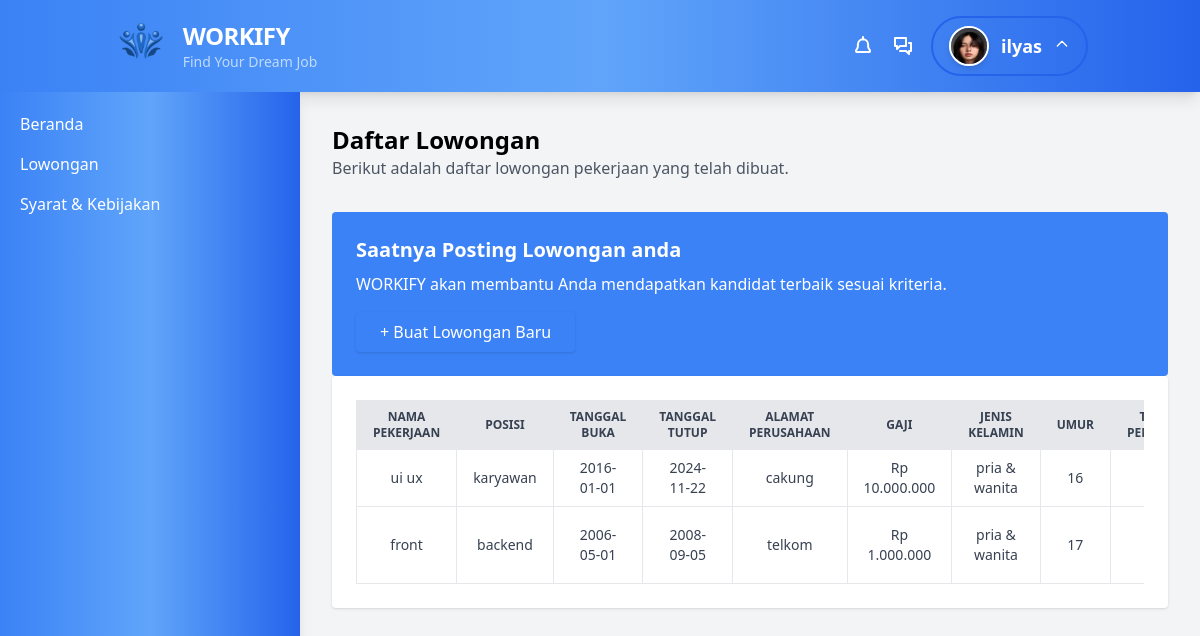
/perusahaan/lowongan/lowongan_tabel.php (signed in), run on the app's committed database.
### tables this page shows
CREATE TABLE `akun` (
  `id_akun` int(10) NOT NULL,
  `username` varchar(30) NOT NULL,
  `password` varchar(40) NOT NULL,
  `nama` varchar(50) NOT NULL,
  `role` enum('perusahaan','pengguna','','') NOT NULL,
  `email` varchar(50) NOT NULL
);

CREATE TABLE `lamaran` (
  `idloker` int(6) NOT NULL,
  `idpelamar` int(6) DEFAULT NULL,
  `idperusahaan` int(6) DEFAULT NULL,
  `tglbuka` date NOT NULL,
  `tglttp` date NOT NULL,
  `almtperusahaan` varchar(50) NOT NULL,
  `gaji` decimal(10,0) NOT NULL,
  `status` enum('dibuka','ditutup','','') NOT NULL,
  `posisi` varchar(20) NOT NULL,
  `jenis_kelamin` enum('pria & wanita','pria','wanita','') NOT NULL,
  `umur` int(3) NOT NULL,
  `tingkat_pendidikan` varchar(20) NOT NULL,
  `pengalaman_kerja` varchar(40) NOT NULL,
  `deskripsi_pekerjaan` text NOT NULL,
  `nama_pekerjaan` varchar(55) NOT NULL
);

### perusahaan/lowongan/lowongan_tabel.php (the view, shortened to what this page needs)
<!DOCTYPE html>
<html lang="id">
<head>
    <script src="https://cdn.tailwindcss.com"></script>
</head>
<body class="bg-gray-100">
<header class="bg-gradient-to-r from-blue-500 via-blue-400 to-blue-600 shadow-lg">
    <div class="container mx-auto flex justify-between items-center px-6 py-4">
        <div class="flex items-left space-x-4">
            <img src="../../asset/img/logo.png" alt="Workify Logo" class="h-10">
            <div>
                <h1 class="text-2xl font-extrabold text-white tracking-tight">WORKIFY</h1>
                <p class="text-sm text-blue-200">Find Your Dream Job</p>
            </div>
        </div>
        <nav class="hidden md:flex items-center space-x-6">
            <div class="flex items-center space-x-4">
                <a href="notif.html" class="hover:scale-110 transition">
                </a>
                <a href="chat.html" class="hover:scale-110 transition">
                    <svg class="w-6 h-6 text-white" fill="none" viewBox="0 0 24 24" xmlns="http://www.w3.org/2000/svg">
                        <path stroke="currentColor" stroke-width="2" stroke-linecap="round" stroke-linejoin="round"
                            d="M9 17h6l3 3v-3h2V9h-2M4 4h11v8H9l-3 3v-3H4V4Z" />
                    </svg>
                </a>
                <div class="relative">
                    <button id="profile-toggle" class="flex items-center space-x-3 focus:outline-none px-4 py-2 rounded-full border-2 border-blue-600">
                        <div class="w-10 h-10 rounded-full bg-gradient-to-r from-blue-400 to-blue-600 flex items-center justify-center shadow-md">
                            <img src="../../asset/img/lisa.jpg" alt="Profile" class="w-10 h-10 rounded-full border-2 border-white">
                        </div>
                        <?php
                            $id_akun = $_SESSION['id_akun'];
                            include '../../inc/koneksi.php';
                            $sql = mysqli_query($koneksi, "SELECT nama FROM akun WHERE id_akun = '$id_akun'");
                            $data = mysqli_fetch_array($sql);
                            ?>
                            <span class="text-lg font-semibold text-white flex items-center space-x-1">
                                <span><?php echo htmlspecialchars($data['nama']); ?></span>
                            </span>
                            <svg id="dropdown-icon" class="w-4 h-4 text-white transform transition-transform duration-300" xmlns="http://www.w3.org/2000/svg" fill="none" viewBox="0 0 24 24" stroke="currentColor">
                                <path stroke-linecap="round" stroke-linejoin="round" stroke-width="2" d="M5 12l7-7 7 7" />
                            </svg>
                    </button>
                </div>
        </nav>
</header>
<div class="flex h-screen">
    <aside class="w-1/4 bg-gradient-to-r from-blue-500 via-blue-400 to-blue-600 shadow-lg text-white p-5">
        <nav>
            <ul class="space-y-4">
                <li><a href="dashboard.php" class="block hover:text-gray-200">Beranda</a></li>
                <li><a href="lowongan_tabel.php" class="block hover:text-gray-200">Lowongan</a></li>
                <li><a href="#" class="block hover:text-gray-200">Syarat & Kebijakan</a></li>
            </ul>
        </nav>
    </aside>
    <main class="w-3/4 p-8 overflow-x-auto">
        <header class="mb-8">
            <h3 class="text-2xl font-semibold">Daftar Lowongan</h3>
            <p class="text-gray-600">Berikut adalah daftar lowongan pekerjaan yang telah dibuat.</p>
        </header>
        <section class="bg-blue-500 text-white p-6 rounded">
            <h4 class="text-xl font-semibold mb-2">Saatnya Posting Lowongan anda</h4>
            <p class="mb-4">WORKIFY akan membantu Anda mendapatkan kandidat terbaik sesuai kriteria.</p>
            <a href="buatlowongan.php">
                <button class="bg-blue-500 hover:bg-blue-600 text-white px-6 py-2 rounded shadow">
                    + Buat Lowongan Baru
                </button>
            </a>
        </section>
        <section class="bg-white shadow rounded p-6">
            <div class="overflow-x-auto">
                <table class="min-w-full border-collapse table-auto text-sm text-gray-700">
                    <thead class="bg-gray-200 text-gray-700 uppercase text-xs font-semibold">
                        <tr>
                            <th class="border px-4 py-2 text-center">Nama pekerjaan</th>
                            <th class="border px-4 py-2 text-center">Posisi</th>
                            <th class="border px-4 py-2 text-center">Tanggal Buka</th>
                            <th class="border px-4 py-2 text-center">Tanggal Tutup</th>
                            <th class="border px-4 py-2 text-center">Alamat Perusahaan</th>
                            <th class="border px-4 py-2 text-center">Gaji</th>
                            <th class="border px-4 py-2 text-center">Jenis Kelamin</th>
                            <th class="border px-4 py-2 text-center">Umur</th>
                            <th class="border px-4 py-2 text-center">Tingkat Pendidikan</th>
                        </tr>
                    </thead>
                    <tbody>
                    <?php
                        include "../../inc/koneksi.php";
                        $data = mysqli_query($koneksi, "SELECT * FROM lamaran");
                        while ($d = mysqli_fetch_array($data)) {
                    ?>
                    <tr class="hover:bg-gray-100">
                        <td class="border px-4 py-2 text-center"><?php echo $d['nama_pekerjaan']; ?></td>
                        <td class="border px-4 py-2 text-center"><?php echo $d['posisi']; ?></td>
                        <td class="border px-4 py-2 text-center"><?php echo $d['tglbuka']; ?></td>
                        <td class="border px-4 py-2 text-center"><?php echo $d['tglttp']; ?></td>
                        <td class="border px-4 py-2 text-center"><?php echo $d['almtperusahaan']; ?></td>
                        <td class="border px-4 py-2 text-center"><?php echo "Rp " . number_format($d['gaji'], 0, ',', '.'); ?></td>
                        <td class="border px-4 py-2 text-center"><?php echo $d['jenis_kelamin']; ?></td>
                        <td class="border px-4 py-2 text-center"><?php echo $d['umur']; ?></td>
                        <td class="border px-4 py-2 text-center"><?php echo $d['tingkat_pendidikan']; ?></td>
                    </tr>
                    <?php
                        }
                    ?>
                    </tbody>
                </table>
            </div>
        </section>
    </main>
</div>
</body>
</html>

### data on the page
akun: nama "ilyas"
lamaran: nama_pekerjaan "ui ux", posisi "karyawan", tglbuka "2016-01-01", tglttp "2024-11-22", almtperusahaan "cakung", gaji "10.000.000", jenis_kelamin "pria & wanita", umur "16"
lamaran: nama_pekerjaan "front", posisi "backend", tglbuka "2006-05-01", tglttp "2008-09-05", almtperusahaan "telkom", gaji "1.000.000", jenis_kelamin "pria & wanita", umur "17"
